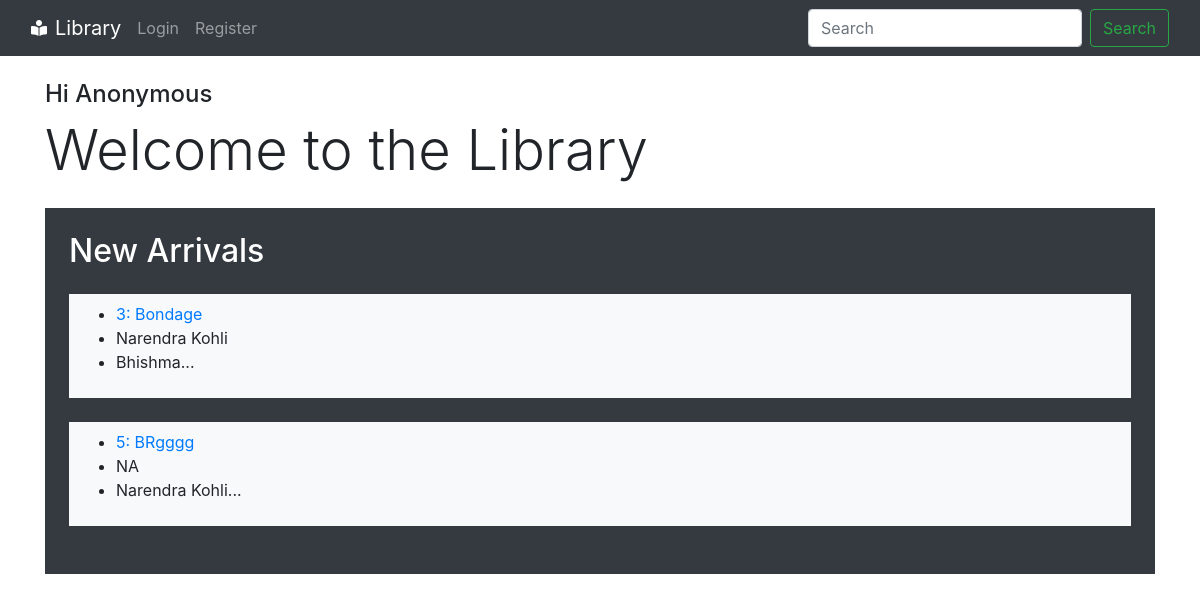
/, run on an earlier commit of the app's database.
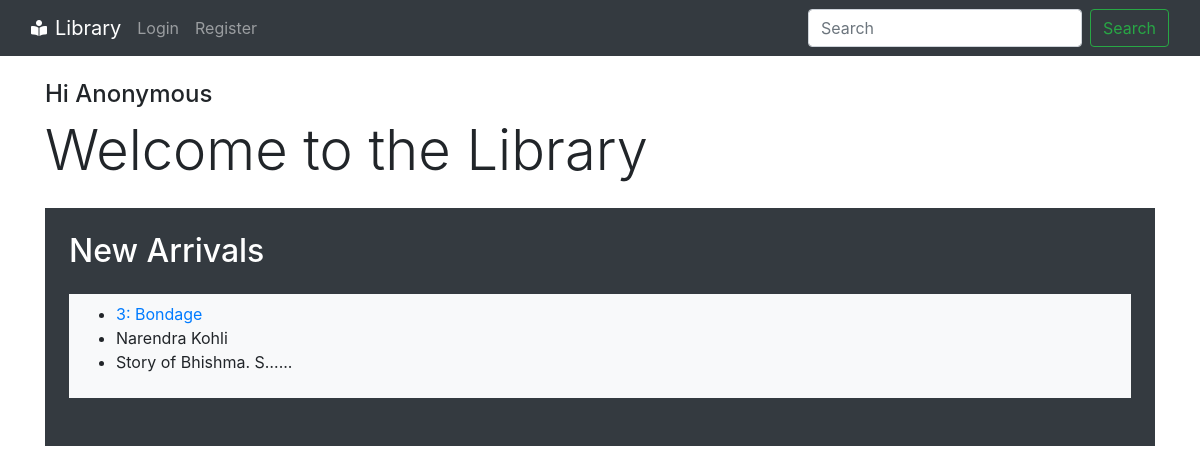
And on a later commit of the database.
### library/models.py (models this page shows, shortened)
class Book(models.Model):
    title = models.CharField(max_length=100)
    author = models.CharField(max_length=100)
    publisher = models.CharField(max_length=100)
    genre = models.CharField(max_length=100)
    summary = models.TextField()
    isbn = models.CharField(max_length=20)
    avl = models.BooleanField()
    booknum = models.IntegerField()
    coverimg = models.ImageField(null = True, blank = True, upload_to="bookcovers/")

### library/views.py (the view)
# urls.py: 2. Add a URL to urlpatterns:  path('', views.home, name='home')
def home(request):
    allbooks = Book.objects.all().reverse()
    l = len(allbooks)
    if l < 10:
        return render(request, 'home.html',{'curruser': request.user, 'books': allbooks})
    else:
        return render(request, 'home.html',{'curruser': request.user, 'books': allbooks[(l-10):]})

### templates/home.html (shortened to what this page needs)
{% extends 'base.html' %}
{% block body %}
    <div class="container my-4">
        <h4>Hi {% if curruser.is_authenticated %}{{curruser.username}}{% else %}Anonymous{% endif %}</h4>
        <h1 class= 'display-4' >Welcome to the Library</h1>
            <div class="container my-4 bg-dark p-4">
                <h2 class='text-white'>New Arrivals</h2>
                {% for book in books reversed %}
                    <div class="container my-4 bg-light py-2">
                        <ul>
                            <li><a href="/book/{{book.booknum}}">{{book.booknum}}: {{book.title}}</a></li>
                            <li> {{book.author}} </li>
                            <li> {{book.summary|truncatechars:20}}...</li>
                        </ul>
                    </div>
                {% endfor %}
            </div>
    </div>
{% endblock body %}

What changed in the data, as far as the page shows it:
removed Book: booknum "3", title "Bondage", author "Narendra Kohli", summary "Bhishma"
removed Book: booknum "5", title "BRgggg", author "NA", summary "Narendra Kohli"
added Book: booknum "3", title "Bondage", author "Narendra Kohli", summary "Story of Bhishma. S…"
